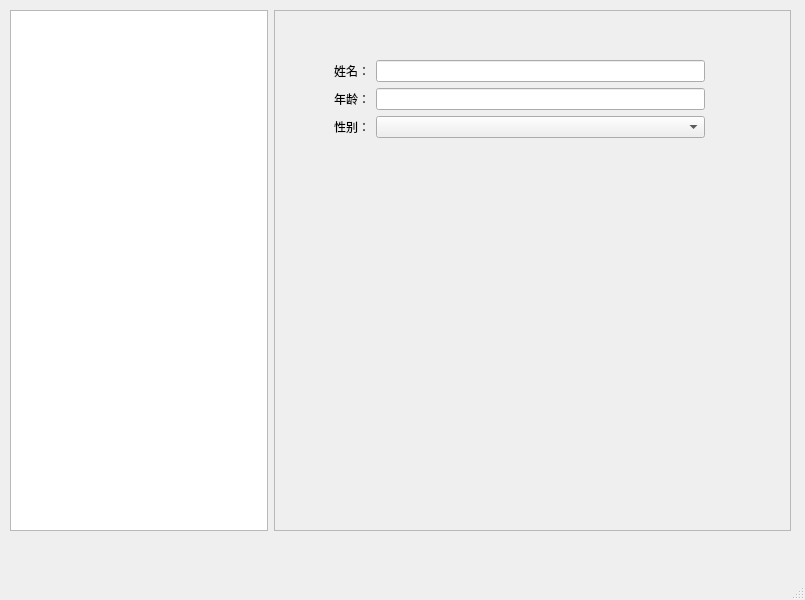
<?xml version="1.0" encoding="UTF-8"?>
<ui version="4.0">
 <class>MainWindow</class>
 <widget class="QMainWindow" name="MainWindow">
  <property name="geometry">
   <rect>
    <x>0</x>
    <y>0</y>
    <width>805</width>
    <height>600</height>
   </rect>
  </property>
  <property name="windowTitle">
   <string>MainWindow</string>
  </property>
  <widget class="QWidget" name="centralwidget">
   <widget class="QWidget" name="horizontalLayoutWidget">
    <property name="geometry">
     <rect>
      <x>10</x>
      <y>10</y>
      <width>781</width>
      <height>521</height>
     </rect>
    </property>
    <layout class="QHBoxLayout" name="horizontalLayout">
     <item>
      <widget class="QTreeView" name="treeView">
       <property name="sizePolicy">
        <sizepolicy hsizetype="Expanding" vsizetype="Expanding">
         <horstretch>1</horstretch>
         <verstretch>0</verstretch>
        </sizepolicy>
       </property>
      </widget>
     </item>
     <item>
      <widget class="QFrame" name="frame">
       <property name="sizePolicy">
        <sizepolicy hsizetype="Expanding" vsizetype="Preferred">
         <horstretch>2</horstretch>
         <verstretch>0</verstretch>
        </sizepolicy>
       </property>
       <property name="frameShape">
        <enum>QFrame::StyledPanel</enum>
       </property>
       <property name="frameShadow">
        <enum>QFrame::Raised</enum>
       </property>
       <widget class="QWidget" name="formLayoutWidget">
        <property name="geometry">
         <rect>
          <x>60</x>
          <y>50</y>
          <width>371</width>
          <height>311</height>
         </rect>
        </property>
        <layout class="QFormLayout" name="formLayout">
         <item row="0" column="0">
          <widget class="QLabel" name="label">
           <property name="text">
            <string>姓名：</string>
           </property>
          </widget>
         </item>
         <item row="0" column="1">
          <widget class="QLineEdit" name="lineEdit"/>
         </item>
         <item row="1" column="0">
          <widget class="QLabel" name="label_2">
           <property name="text">
            <string>年龄：</string>
           </property>
          </widget>
         </item>
         <item row="1" column="1">
          <widget class="QLineEdit" name="lineEdit_2"/>
         </item>
         <item row="2" column="0">
          <widget class="QLabel" name="label_3">
           <property name="text">
            <string>性别：</string>
           </property>
          </widget>
         </item>
         <item row="2" column="1">
          <widget class="QComboBox" name="comboBox"/>
         </item>
        </layout>
       </widget>
      </widget>
     </item>
    </layout>
   </widget>
  </widget>
  <widget class="QMenuBar" name="menubar">
   <property name="geometry">
    <rect>
     <x>0</x>
     <y>0</y>
     <width>805</width>
     <height>26</height>
    </rect>
   </property>
  </widget>
  <widget class="QStatusBar" name="statusbar"/>
 </widget>
 <resources/>
 <connections/>
</ui>
